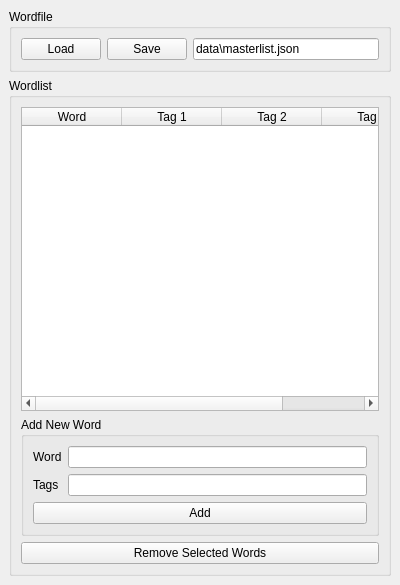
<?xml version="1.0" encoding="UTF-8"?>
<ui version="4.0">
 <class>wordlist_dockable</class>
 <widget class="QDockWidget" name="wordlist_dockable">
  <property name="geometry">
   <rect>
    <x>0</x>
    <y>0</y>
    <width>400</width>
    <height>585</height>
   </rect>
  </property>
  <property name="windowTitle">
   <string>Wordlist</string>
  </property>
  <widget class="QWidget" name="dockWidgetContents">
   <layout class="QVBoxLayout" name="verticalLayout_2">
    <item>
     <layout class="QVBoxLayout" name="verticalLayout">
      <item>
       <widget class="QGroupBox" name="file">
        <property name="title">
         <string>Wordfile</string>
        </property>
        <layout class="QHBoxLayout" name="horizontalLayout">
         <item>
          <widget class="QPushButton" name="wordlistload_pushButton">
           <property name="text">
            <string>Load</string>
           </property>
          </widget>
         </item>
         <item>
          <widget class="QPushButton" name="wordlistsave_pushButton">
           <property name="text">
            <string>Save</string>
           </property>
          </widget>
         </item>
         <item>
          <widget class="QLineEdit" name="wordlistfile_lineEdit">
           <property name="text">
            <string>data\masterlist.json</string>
           </property>
          </widget>
         </item>
        </layout>
       </widget>
      </item>
      <item>
       <widget class="QGroupBox" name="List">
        <property name="title">
         <string>Wordlist</string>
        </property>
        <layout class="QVBoxLayout" name="verticalLayout_3">
         <item>
          <widget class="QTableWidget" name="wordlist_tableWidget">
           <property name="sortingEnabled">
            <bool>true</bool>
           </property>
           <column>
            <property name="text">
             <string>Word</string>
            </property>
           </column>
           <column>
            <property name="text">
             <string>Tag 1</string>
            </property>
           </column>
           <column>
            <property name="text">
             <string>Tag 2</string>
            </property>
           </column>
           <column>
            <property name="text">
             <string>Tag 3</string>
            </property>
           </column>
          </widget>
         </item>
         <item>
          <widget class="QGroupBox" name="AddNew">
           <property name="title">
            <string>Add New Word</string>
           </property>
           <layout class="QVBoxLayout" name="verticalLayout_4">
            <item>
             <layout class="QFormLayout" name="formLayout">
              <item row="0" column="0">
               <widget class="QLabel" name="newWord_label">
                <property name="text">
                 <string>Word</string>
                </property>
               </widget>
              </item>
              <item row="1" column="0">
               <widget class="QLabel" name="NewTags_label">
                <property name="text">
                 <string>Tags</string>
                </property>
               </widget>
              </item>
              <item row="0" column="1">
               <widget class="QLineEdit" name="NewWord_lineEdit"/>
              </item>
              <item row="1" column="1">
               <widget class="QLineEdit" name="NewTags_lineEdit"/>
              </item>
             </layout>
            </item>
            <item>
             <widget class="QPushButton" name="AddNew_pushButton">
              <property name="text">
               <string>Add</string>
              </property>
             </widget>
            </item>
           </layout>
          </widget>
         </item>
         <item>
          <widget class="QPushButton" name="removewords_pushButton">
           <property name="text">
            <string>Remove Selected Words</string>
           </property>
          </widget>
         </item>
        </layout>
       </widget>
      </item>
     </layout>
    </item>
   </layout>
  </widget>
 </widget>
 <resources/>
 <connections/>
</ui>
